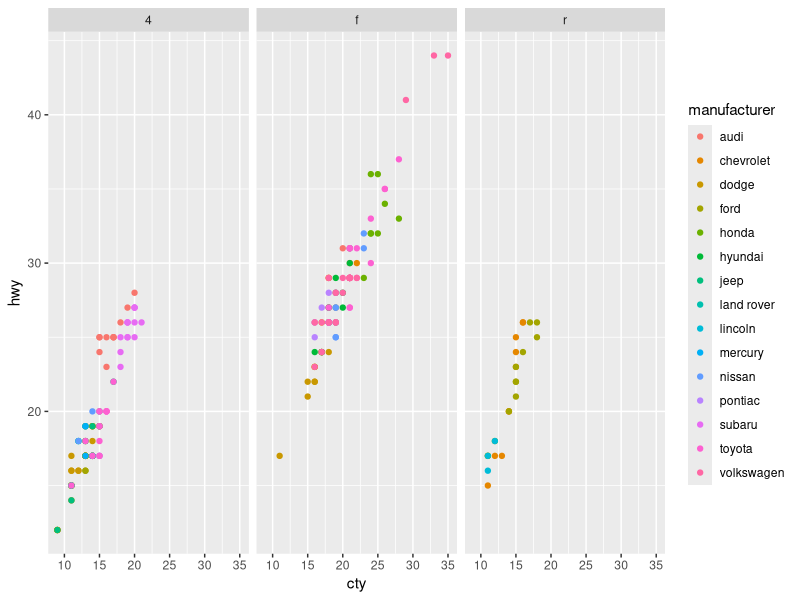
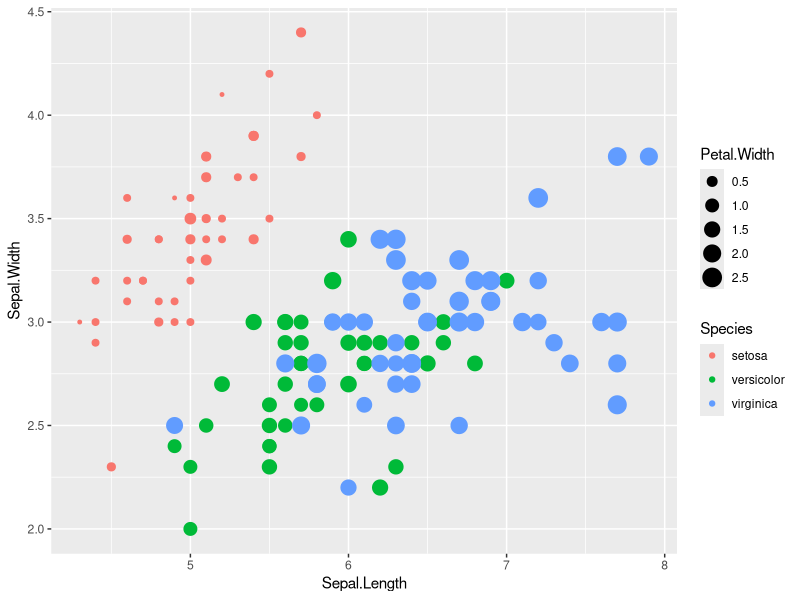

Source code (R) for these figures, in order:
## ---- chunk 1
knitr::opts_chunk$set(echo = TRUE)
library(tidyverse)
## ---- chunk 2
mpg %>% 
  ggplot()+
  aes(x= cty, y = hwy, color = manufacturer)+
  geom_point()+
  facet_wrap(~drv)
## ---- chunk 3
iris %>% 
  ggplot() +
  aes(x = Sepal.Length, y = Sepal.Width,
      color = Species, size = Petal.Width)+
  geom_point()
